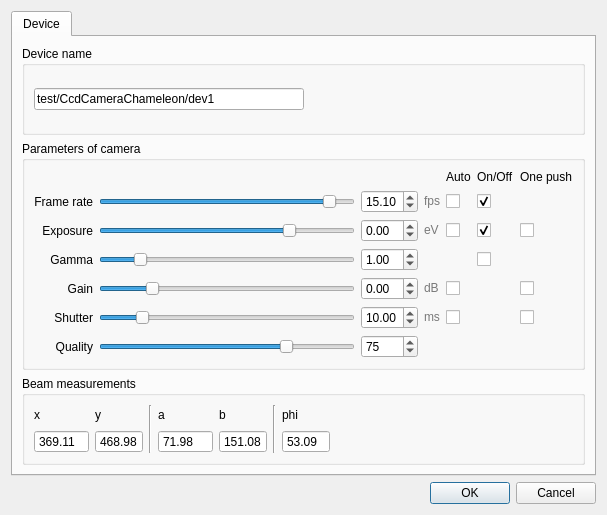
<?xml version="1.0" encoding="UTF-8"?>
<ui version="4.0">
 <class>ChameleonPropertiesDialog</class>
 <widget class="QDialog" name="ChameleonPropertiesDialog">
  <property name="windowModality">
   <enum>Qt::WindowModal</enum>
  </property>
  <property name="geometry">
   <rect>
    <x>0</x>
    <y>0</y>
    <width>607</width>
    <height>515</height>
   </rect>
  </property>
  <property name="windowTitle">
   <string>Properties</string>
  </property>
  <layout class="QGridLayout" name="gridLayout">
   <item row="2" column="0">
    <widget class="QDialogButtonBox" name="buttonBox">
     <property name="orientation">
      <enum>Qt::Horizontal</enum>
     </property>
     <property name="standardButtons">
      <set>QDialogButtonBox::Cancel|QDialogButtonBox::Ok</set>
     </property>
    </widget>
   </item>
   <item row="1" column="0">
    <widget class="QTabWidget" name="tabWidget">
     <property name="currentIndex">
      <number>0</number>
     </property>
     <widget class="QWidget" name="deviceProperties">
      <attribute name="title">
       <string>Device</string>
      </attribute>
      <layout class="QGridLayout" name="gridLayout_2">
       <item row="1" column="0">
        <widget class="QGroupBox" name="parametersOfCameraBox">
         <property name="title">
          <string>Parameters of camera</string>
         </property>
         <layout class="QGridLayout" name="gridLayout_5">
          <item row="0" column="5">
           <widget class="QLabel" name="label_18">
            <property name="text">
             <string>On/Off</string>
            </property>
           </widget>
          </item>
          <item row="0" column="4">
           <widget class="QLabel" name="label_17">
            <property name="text">
             <string>Auto</string>
            </property>
           </widget>
          </item>
          <item row="3" column="5">
           <widget class="QCheckBox" name="gammaOnOff">
            <property name="text">
             <string/>
            </property>
           </widget>
          </item>
          <item row="0" column="6">
           <widget class="QLabel" name="label_19">
            <property name="text">
             <string>One push</string>
            </property>
           </widget>
          </item>
          <item row="4" column="6">
           <widget class="QCheckBox" name="gainOnePush">
            <property name="text">
             <string/>
            </property>
           </widget>
          </item>
          <item row="1" column="5">
           <widget class="QCheckBox" name="frameRateOnOff">
            <property name="text">
             <string/>
            </property>
            <property name="checked">
             <bool>true</bool>
            </property>
           </widget>
          </item>
          <item row="4" column="4">
           <widget class="QCheckBox" name="gainAuto">
            <property name="text">
             <string/>
            </property>
            <property name="checked">
             <bool>false</bool>
            </property>
           </widget>
          </item>
          <item row="2" column="0">
           <widget class="QLabel" name="exposureLabel">
            <property name="text">
             <string>Exposure</string>
            </property>
            <property name="alignment">
             <set>Qt::AlignRight|Qt::AlignTrailing|Qt::AlignVCenter</set>
            </property>
           </widget>
          </item>
          <item row="1" column="0">
           <widget class="QLabel" name="frameRateLabel">
            <property name="text">
             <string>Frame rate</string>
            </property>
            <property name="alignment">
             <set>Qt::AlignRight|Qt::AlignTrailing|Qt::AlignVCenter</set>
            </property>
           </widget>
          </item>
          <item row="1" column="1">
           <widget class="MousePressableSlider" name="frameRateSlider">
            <property name="minimum">
             <number>333</number>
            </property>
            <property name="maximum">
             <number>16291</number>
            </property>
            <property name="value">
             <number>15100</number>
            </property>
            <property name="orientation">
             <enum>Qt::Horizontal</enum>
            </property>
           </widget>
          </item>
          <item row="3" column="1">
           <widget class="MousePressableSlider" name="gammaSlider">
            <property name="minimum">
             <number>500</number>
            </property>
            <property name="maximum">
             <number>4000</number>
            </property>
            <property name="value">
             <number>1000</number>
            </property>
            <property name="orientation">
             <enum>Qt::Horizontal</enum>
            </property>
           </widget>
          </item>
          <item row="5" column="1">
           <widget class="MousePressableSlider" name="shutterSlider">
            <property name="minimum">
             <number>5</number>
            </property>
            <property name="maximum">
             <number>66641</number>
            </property>
            <property name="value">
             <number>10000</number>
            </property>
            <property name="orientation">
             <enum>Qt::Horizontal</enum>
            </property>
           </widget>
          </item>
          <item row="2" column="2">
           <widget class="QDoubleSpinBox" name="exposureBox">
            <property name="minimum">
             <double>-7.580000000000000</double>
            </property>
            <property name="maximum">
             <double>2.410000000000000</double>
            </property>
           </widget>
          </item>
          <item row="3" column="2">
           <widget class="QDoubleSpinBox" name="gammaBox">
            <property name="minimum">
             <double>0.500000000000000</double>
            </property>
            <property name="maximum">
             <double>4.000000000000000</double>
            </property>
            <property name="value">
             <double>1.000000000000000</double>
            </property>
           </widget>
          </item>
          <item row="5" column="2">
           <widget class="QDoubleSpinBox" name="shutterBox">
            <property name="minimum">
             <double>0.010000000000000</double>
            </property>
            <property name="maximum">
             <double>66.640000000000001</double>
            </property>
            <property name="value">
             <double>10.000000000000000</double>
            </property>
           </widget>
          </item>
          <item row="4" column="2">
           <widget class="QDoubleSpinBox" name="gainBox">
            <property name="minimum">
             <double>-5.630000000000000</double>
            </property>
            <property name="maximum">
             <double>24.000000000000000</double>
            </property>
            <property name="value">
             <double>0.000000000000000</double>
            </property>
           </widget>
          </item>
          <item row="4" column="3">
           <widget class="QLabel" name="dB">
            <property name="text">
             <string>&lt;html&gt;&lt;head/&gt;&lt;body&gt;&lt;p&gt;&lt;span style=&quot; color:#797979;&quot;&gt;dB&lt;/span&gt;&lt;/p&gt;&lt;/body&gt;&lt;/html&gt;</string>
            </property>
           </widget>
          </item>
          <item row="5" column="3">
           <widget class="QLabel" name="ms">
            <property name="text">
             <string>&lt;html&gt;&lt;head/&gt;&lt;body&gt;&lt;p&gt;&lt;span style=&quot; color:#797979;&quot;&gt;ms&lt;/span&gt;&lt;/p&gt;&lt;/body&gt;&lt;/html&gt;</string>
            </property>
           </widget>
          </item>
          <item row="5" column="4">
           <widget class="QCheckBox" name="shutterAuto">
            <property name="text">
             <string/>
            </property>
            <property name="checked">
             <bool>false</bool>
            </property>
           </widget>
          </item>
          <item row="2" column="5">
           <widget class="QCheckBox" name="exposureOnOff">
            <property name="text">
             <string/>
            </property>
            <property name="checked">
             <bool>true</bool>
            </property>
           </widget>
          </item>
          <item row="1" column="4">
           <widget class="QCheckBox" name="frameRateAuto">
            <property name="text">
             <string/>
            </property>
            <property name="checked">
             <bool>false</bool>
            </property>
           </widget>
          </item>
          <item row="2" column="6">
           <widget class="QCheckBox" name="exposureOnePush">
            <property name="text">
             <string/>
            </property>
           </widget>
          </item>
          <item row="2" column="4">
           <widget class="QCheckBox" name="exposureAuto">
            <property name="text">
             <string/>
            </property>
            <property name="checked">
             <bool>false</bool>
            </property>
           </widget>
          </item>
          <item row="1" column="3">
           <widget class="QLabel" name="fps">
            <property name="text">
             <string>&lt;html&gt;&lt;head/&gt;&lt;body&gt;&lt;p&gt;&lt;span style=&quot; color:#797979;&quot;&gt;fps&lt;/span&gt;&lt;/p&gt;&lt;/body&gt;&lt;/html&gt;</string>
            </property>
           </widget>
          </item>
          <item row="5" column="6">
           <widget class="QCheckBox" name="shutterOnePush">
            <property name="text">
             <string/>
            </property>
           </widget>
          </item>
          <item row="2" column="3">
           <widget class="QLabel" name="eV">
            <property name="text">
             <string>&lt;html&gt;&lt;head/&gt;&lt;body&gt;&lt;p&gt;&lt;span style=&quot; color:#797979;&quot;&gt;eV&lt;/span&gt;&lt;/p&gt;&lt;/body&gt;&lt;/html&gt;</string>
            </property>
           </widget>
          </item>
          <item row="4" column="1">
           <widget class="MousePressableSlider" name="gainSlider">
            <property name="minimum">
             <number>-5630</number>
            </property>
            <property name="maximum">
             <number>24000</number>
            </property>
            <property name="orientation">
             <enum>Qt::Horizontal</enum>
            </property>
           </widget>
          </item>
          <item row="5" column="0">
           <widget class="QLabel" name="shutterLabel">
            <property name="text">
             <string>Shutter</string>
            </property>
            <property name="alignment">
             <set>Qt::AlignRight|Qt::AlignTrailing|Qt::AlignVCenter</set>
            </property>
           </widget>
          </item>
          <item row="3" column="0">
           <widget class="QLabel" name="gammaLabel">
            <property name="text">
             <string>Gamma</string>
            </property>
            <property name="alignment">
             <set>Qt::AlignRight|Qt::AlignTrailing|Qt::AlignVCenter</set>
            </property>
           </widget>
          </item>
          <item row="4" column="0">
           <widget class="QLabel" name="gainLabel">
            <property name="text">
             <string>Gain</string>
            </property>
            <property name="alignment">
             <set>Qt::AlignRight|Qt::AlignTrailing|Qt::AlignVCenter</set>
            </property>
           </widget>
          </item>
          <item row="2" column="1">
           <widget class="MousePressableSlider" name="exposureSlider">
            <property name="minimum">
             <number>-7585</number>
            </property>
            <property name="maximum">
             <number>2414</number>
            </property>
            <property name="orientation">
             <enum>Qt::Horizontal</enum>
            </property>
           </widget>
          </item>
          <item row="1" column="2">
           <widget class="QDoubleSpinBox" name="frameRateBox">
            <property name="minimum">
             <double>0.330000000000000</double>
            </property>
            <property name="maximum">
             <double>16.289999999999999</double>
            </property>
            <property name="value">
             <double>15.100000000000000</double>
            </property>
           </widget>
          </item>
          <item row="6" column="0">
           <widget class="QLabel" name="qualityLabel">
            <property name="text">
             <string>Quality</string>
            </property>
            <property name="alignment">
             <set>Qt::AlignRight|Qt::AlignTrailing|Qt::AlignVCenter</set>
            </property>
           </widget>
          </item>
          <item row="6" column="1">
           <widget class="MousePressableSlider" name="qualitySlider">
            <property name="minimum">
             <number>1</number>
            </property>
            <property name="maximum">
             <number>100</number>
            </property>
            <property name="singleStep">
             <number>1</number>
            </property>
            <property name="value">
             <number>75</number>
            </property>
            <property name="orientation">
             <enum>Qt::Horizontal</enum>
            </property>
           </widget>
          </item>
          <item row="6" column="2">
           <widget class="QSpinBox" name="qualityBox">
            <property name="minimum">
             <number>1</number>
            </property>
            <property name="maximum">
             <number>100</number>
            </property>
            <property name="value">
             <number>75</number>
            </property>
           </widget>
          </item>
         </layout>
        </widget>
       </item>
       <item row="0" column="0">
        <widget class="QGroupBox" name="deviceNameBox">
         <property name="title">
          <string>Device name</string>
         </property>
         <layout class="QGridLayout" name="gridLayout_3">
          <item row="0" column="0">
           <widget class="QLineEdit" name="deviceName">
            <property name="maximumSize">
             <size>
              <width>16777173</width>
              <height>16777215</height>
             </size>
            </property>
            <property name="text">
             <string>test/CcdCameraChameleon/dev1</string>
            </property>
            <property name="readOnly">
             <bool>true</bool>
            </property>
           </widget>
          </item>
          <item row="0" column="1">
           <spacer name="horizontalSpacer">
            <property name="orientation">
             <enum>Qt::Horizontal</enum>
            </property>
            <property name="sizeHint" stdset="0">
             <size>
              <width>40</width>
              <height>20</height>
             </size>
            </property>
           </spacer>
          </item>
         </layout>
        </widget>
       </item>
       <item row="2" column="0">
        <widget class="QGroupBox" name="beamMeasurementsBox">
         <property name="title">
          <string>Beam measurements</string>
         </property>
         <layout class="QGridLayout" name="gridLayout_6">
          <item row="0" column="7">
           <widget class="QLabel" name="label_3">
            <property name="text">
             <string>phi</string>
            </property>
           </widget>
          </item>
          <item row="0" column="4">
           <widget class="QLabel" name="label">
            <property name="text">
             <string>a</string>
            </property>
           </widget>
          </item>
          <item row="0" column="5">
           <widget class="QLabel" name="label_2">
            <property name="text">
             <string>b</string>
            </property>
           </widget>
          </item>
          <item row="1" column="2">
           <widget class="QDoubleSpinBox" name="YBox">
            <property name="readOnly">
             <bool>true</bool>
            </property>
            <property name="buttonSymbols">
             <enum>QAbstractSpinBox::NoButtons</enum>
            </property>
            <property name="maximum">
             <double>960.000000000000000</double>
            </property>
            <property name="value">
             <double>468.980000000000018</double>
            </property>
           </widget>
          </item>
          <item row="0" column="0">
           <widget class="QLabel" name="xLabel">
            <property name="text">
             <string>x</string>
            </property>
           </widget>
          </item>
          <item row="0" column="2">
           <widget class="QLabel" name="yLabel">
            <property name="text">
             <string>y</string>
            </property>
           </widget>
          </item>
          <item row="1" column="0">
           <widget class="QDoubleSpinBox" name="XBox">
            <property name="readOnly">
             <bool>true</bool>
            </property>
            <property name="buttonSymbols">
             <enum>QAbstractSpinBox::NoButtons</enum>
            </property>
            <property name="maximum">
             <double>1290.000000000000000</double>
            </property>
            <property name="value">
             <double>369.110000000000014</double>
            </property>
           </widget>
          </item>
          <item row="1" column="8">
           <spacer name="horizontalSpacer_2">
            <property name="orientation">
             <enum>Qt::Horizontal</enum>
            </property>
            <property name="sizeHint" stdset="0">
             <size>
              <width>40</width>
              <height>20</height>
             </size>
            </property>
           </spacer>
          </item>
          <item row="1" column="4">
           <widget class="QDoubleSpinBox" name="ABox">
            <property name="readOnly">
             <bool>true</bool>
            </property>
            <property name="buttonSymbols">
             <enum>QAbstractSpinBox::NoButtons</enum>
            </property>
            <property name="maximum">
             <double>1280.000000000000000</double>
            </property>
            <property name="value">
             <double>71.980000000000004</double>
            </property>
           </widget>
          </item>
          <item row="1" column="5">
           <widget class="QDoubleSpinBox" name="BBox">
            <property name="readOnly">
             <bool>true</bool>
            </property>
            <property name="buttonSymbols">
             <enum>QAbstractSpinBox::NoButtons</enum>
            </property>
            <property name="maximum">
             <double>960.000000000000000</double>
            </property>
            <property name="value">
             <double>151.080000000000013</double>
            </property>
           </widget>
          </item>
          <item row="0" column="6" rowspan="2">
           <widget class="Line" name="line_2">
            <property name="orientation">
             <enum>Qt::Vertical</enum>
            </property>
           </widget>
          </item>
          <item row="0" column="3" rowspan="2">
           <widget class="Line" name="line">
            <property name="orientation">
             <enum>Qt::Vertical</enum>
            </property>
           </widget>
          </item>
          <item row="1" column="7">
           <widget class="QDoubleSpinBox" name="PhiBox">
            <property name="readOnly">
             <bool>true</bool>
            </property>
            <property name="buttonSymbols">
             <enum>QAbstractSpinBox::NoButtons</enum>
            </property>
            <property name="maximum">
             <double>360.000000000000000</double>
            </property>
            <property name="value">
             <double>53.090000000000003</double>
            </property>
           </widget>
          </item>
         </layout>
        </widget>
       </item>
      </layout>
     </widget>
    </widget>
   </item>
  </layout>
 </widget>
 <customwidgets>
  <customwidget>
   <class>MousePressableSlider</class>
   <extends>QSlider</extends>
   <header>mousepressableslider.h</header>
  </customwidget>
 </customwidgets>
 <resources/>
 <connections>
  <connection>
   <sender>buttonBox</sender>
   <signal>accepted()</signal>
   <receiver>ChameleonPropertiesDialog</receiver>
   <slot>accept()</slot>
   <hints>
    <hint type="sourcelabel">
     <x>248</x>
     <y>254</y>
    </hint>
    <hint type="destinationlabel">
     <x>157</x>
     <y>274</y>
    </hint>
   </hints>
  </connection>
  <connection>
   <sender>buttonBox</sender>
   <signal>rejected()</signal>
   <receiver>ChameleonPropertiesDialog</receiver>
   <slot>reject()</slot>
   <hints>
    <hint type="sourcelabel">
     <x>316</x>
     <y>260</y>
    </hint>
    <hint type="destinationlabel">
     <x>286</x>
     <y>274</y>
    </hint>
   </hints>
  </connection>
 </connections>
</ui>
